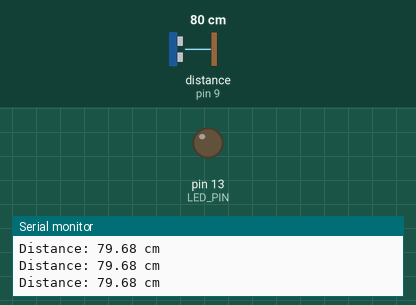
A sketch run on a simulated Arduino Uno, built with avr-gcc and run on an emulated ATmega328P. On the bench: output pins drawn as LEDs (lit = HIGH), the last lines printed to the serial monitor. Wiring (inferred from the names in the program): ultrasonic range finder: trigger pin 10; echo pin 9. The inputs (shaded band) are chosen by the test bench; at power-on: distance to the obstacle (sensor on pin 9) 80 cm. The echo pulse lasts 58.3 µs per cm; pins used as bus, display or sensor lines are not drawn.

Above: at 1.2 s.
1.3 s: distance to the obstacle (sensor on pin 9) set to 23 cm
2.8 s: distance to the obstacle (sensor on pin 9) set to 19 cm
At 4.0 s:
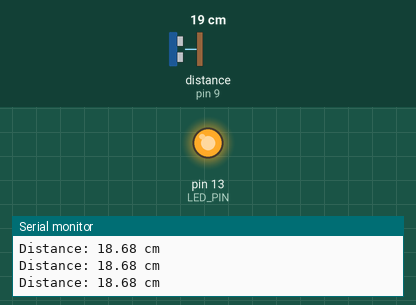
4.3 s: distance to the obstacle (sensor on pin 9) set to 35 cm
At 5.4 s:
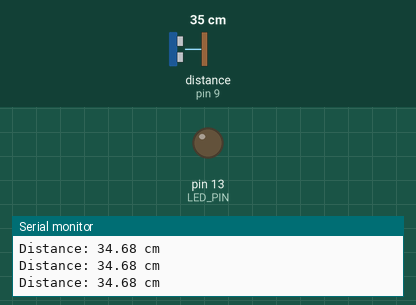
5.8 s: distance to the obstacle (sensor on pin 9) set to 2 cm
At 6.9 s:
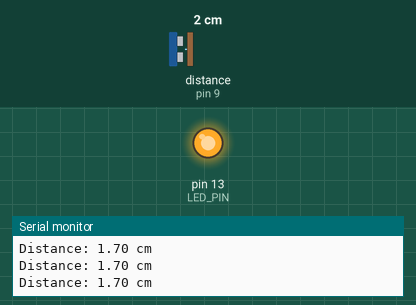
Timing chart, 0 to 8.3 s (numbered marks = the images above; inputs shaded):
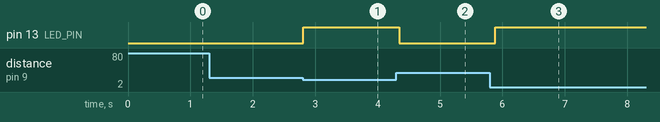

The sketch:

ultrasonic_meter.ino
```cpp
const int TRIG_PIN = 10;
const int ECHO_PIN = 9;
const int LED_PIN = 13;
const int THRESHOLD_CM = 20; //Led turns on below this distance

void setup() {
  pinMode(TRIG_PIN, OUTPUT);
  pinMode(ECHO_PIN, INPUT);
  pinMode(LED_PIN, OUTPUT);
  Serial.begin(9600);
}

void loop() {

  // Send a 10 microsecond pulse to trigger the sensor
  digitalWrite(TRIG_PIN, LOW);
  delayMicroseconds(2);
  digitalWrite(TRIG_PIN, HIGH);
  delayMicroseconds(10);
  digitalWrite(TRIG_PIN, LOW);

  // Measure how long the echo pin stays HIGH (timeout 30 ms)
  long duration = pulseIn(ECHO_PIN, HIGH, 30000);

  if (duration == 0) {
    Serial.println("No echo");
    digitalWrite(LED_PIN, LOW);
  }else {
    float distanceCm = duration * 0.0343 / 2;
    Serial.print("Distance: ");
    Serial.print(distanceCm);
    Serial.println(" cm");
    digitalWrite(LED_PIN, distanceCm < THRESHOLD_CM ? HIGH : LOW);
  }
  delay(100);
}
```

Measured:
- the behaviour switches between 21 and 20 cm on distance to the obstacle (sensor on pin 9) (found by bisection; images 0 and 1)
- after the input at 2.8 s, pin 13 (LED_PIN): LOW → HIGH at once
- after the input at 4.3 s, pin 13 (LED_PIN): HIGH → LOW at once
- after the input at 5.8 s, pin 13 (LED_PIN): LOW → HIGH after 0.09 s
